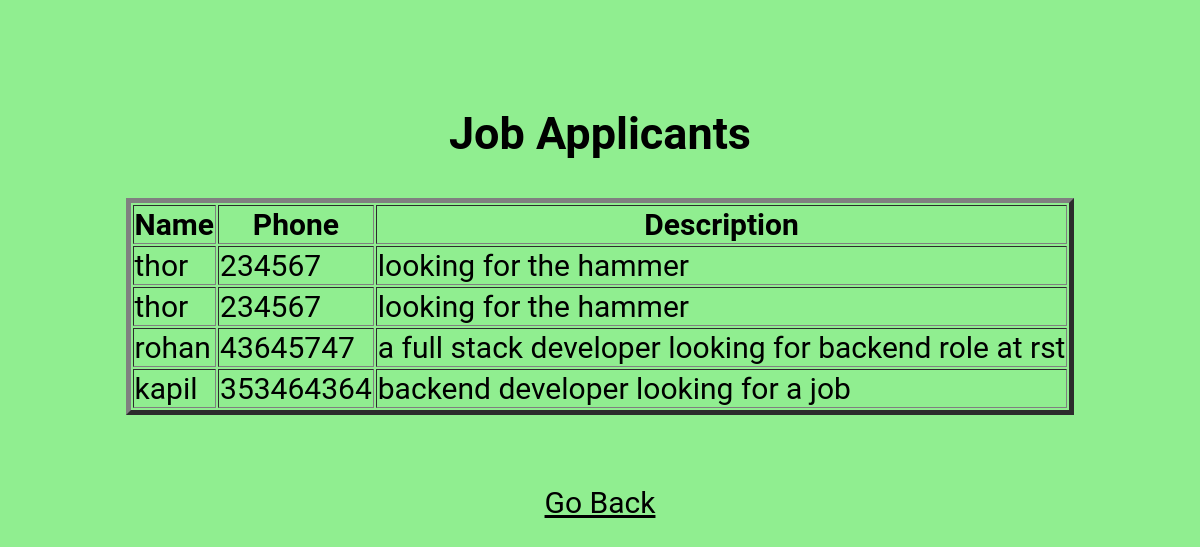
The page /viewseekers on the database its author committed.
### tables this page shows
CREATE TABLE jobs(job_id integer primary key autoincrement, name text not null,number text not null,description text not null);

### main.py (the view)
@app.route("/viewseekers")
def view2():
    con = sqlite3.connect("projectDB.db")
    con.row_factory=sqlite3.Row #Converts the records in Dictionary format, it ain't in just object form anymore
    c = con.cursor()
    c.execute("select * from jobs")
    rows = c.fetchall()
    return render_template("viewseekers.html", rows=rows)

### templates/viewseekers.html (shortened to what this page needs)
<!DOCTYPE html>
<html lang="en">
<head>
</head>
<body>
<center>
    <h2>Job Applicants</h2>
    <table border=5>
        <thead>
            <th>Name</th>
            <th>Phone</th>
            <th>Description</th>
        </thead>
        {% for x in rows %}
        <tr>
            <td>{{x["name"]}}</td>
            <td>{{x["number"]}}</td>
            <td>{{x["description"]}}</td>
        </tr>
        {% endfor %}
    </table>
    <br><br>
    <a href="/adminhome">Go Back</a>
    </center>
</body>
</html>

### templates/viewseekers.html (style rules this page uses)
body { padding:20px; margin:50px; background-color:lightgreen; font-family:roboto; text-align: center; font-size:30px; }
a { color: black; }

### rows shown on the page
jobs: name "thor", number "234567", description "looking for the hammer"
jobs: name "thor", number "234567", description "looking for the hammer"
jobs: name "rohan", number "43645747", description "a full stack developer looking for backend role at rst"
jobs: name "kapil", number "353464364", description "backend developer looking for a job"
